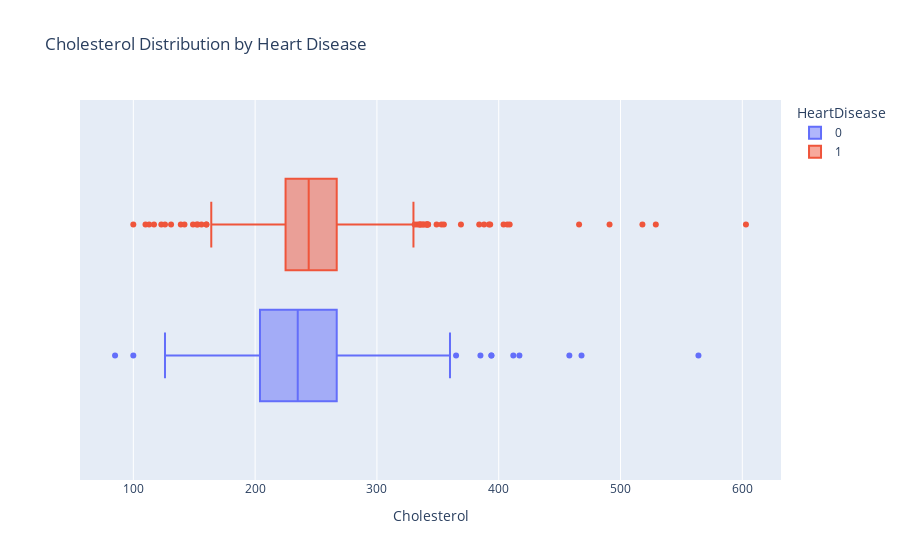

Write notebook code for a chart like this one.
### Code cell
fig = px.box(df, x='Cholesterol', color='HeartDisease', title='Cholesterol Distribution by Heart Disease')
fig.show()

### Figure 1 — Plotly figure (JSON) as saved in the notebook; plotly's stock layout.template omitted (floating-point values rounded to 4 significant figures; data arrays with more than 128 entries replaced by an {"elided": "..."} marker saying what was removed)
{"data": [{"alignmentgroup": "True", "hovertemplate": "HeartDisease=0<br>Cholesterol=%{x}<extra></extra>", "legendgroup": "0", "marker": {"color": "#636efa"}, "name": "0", "notched": false, "offsetgroup": "0", "orientation": "h", "showlegend": true, "type": "box", "x": {"elided": "410 int values"}, "x0": " ", "xaxis": "x", "y0": " ", "yaxis": "y"}, {"alignmentgroup": "True", "hovertemplate": "HeartDisease=1<br>Cholesterol=%{x}<extra></extra>", "legendgroup": "1", "marker": {"color": "#EF553B"}, "name": "1", "notched": false, "offsetgroup": "1", "orientation": "h", "showlegend": true, "type": "box", "x": {"elided": "508 int values"}, "x0": " ", "xaxis": "x", "y0": " ", "yaxis": "y"}], "layout": {"boxmode": "group", "legend": {"title": {"text": "HeartDisease"}, "tracegroupgap": 0}, "title": {"text": "Cholesterol Distribution by Heart Disease"}, "xaxis": {"anchor": "y", "domain": [0, 1], "title": {"text": "Cholesterol"}}, "yaxis": {"anchor": "x", "domain": [0, 1]}}}
